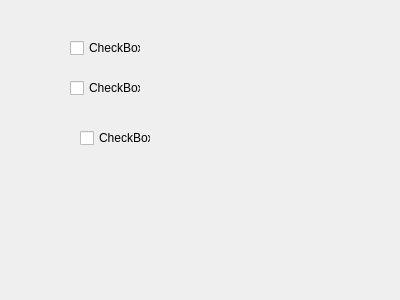
<?xml version="1.0" encoding="UTF-8"?>
<ui version="4.0">
 <class>Dialog</class>
 <widget class="QDialog" name="Dialog">
  <property name="geometry">
   <rect>
    <x>0</x>
    <y>0</y>
    <width>400</width>
    <height>300</height>
   </rect>
  </property>
  <property name="windowTitle">
   <string>Dialog</string>
  </property>
  <widget class="QCheckBox" name="checkBox">
   <property name="geometry">
    <rect>
     <x>70</x>
     <y>40</y>
     <width>71</width>
     <height>16</height>
    </rect>
   </property>
   <property name="text">
    <string>CheckBox</string>
   </property>
  </widget>
  <widget class="QCheckBox" name="checkBox_2">
   <property name="geometry">
    <rect>
     <x>70</x>
     <y>80</y>
     <width>71</width>
     <height>16</height>
    </rect>
   </property>
   <property name="text">
    <string>CheckBox</string>
   </property>
  </widget>
  <widget class="QCheckBox" name="checkBox_3">
   <property name="geometry">
    <rect>
     <x>80</x>
     <y>130</y>
     <width>71</width>
     <height>16</height>
    </rect>
   </property>
   <property name="text">
    <string>CheckBox</string>
   </property>
  </widget>
 </widget>
 <layoutdefault spacing="6" margin="11"/>
 <resources/>
 <connections>
  <connection>
   <sender>checkBox</sender>
   <signal>clicked()</signal>
   <receiver>Dialog</receiver>
   <slot>close()</slot>
   <hints>
    <hint type="sourcelabel">
     <x>107</x>
     <y>46</y>
    </hint>
    <hint type="destinationlabel">
     <x>234</x>
     <y>46</y>
    </hint>
   </hints>
  </connection>
 </connections>
</ui>
